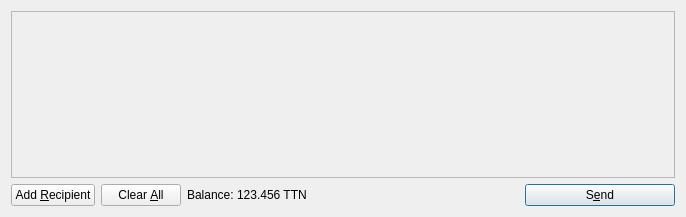
<?xml version="1.0" encoding="UTF-8"?>
<ui version="4.0">
 <class>SendCoinsDialog</class>
 <widget class="QDialog" name="SendCoinsDialog">
  <property name="geometry">
   <rect>
    <x>0</x>
    <y>0</y>
    <width>686</width>
    <height>217</height>
   </rect>
  </property>
  <property name="windowTitle">
   <string>Send Coins</string>
  </property>
  <layout class="QVBoxLayout" name="verticalLayout">
   <item>
    <widget class="QScrollArea" name="scrollArea">
     <property name="widgetResizable">
      <bool>true</bool>
     </property>
     <widget class="QWidget" name="scrollAreaWidgetContents">
      <property name="geometry">
       <rect>
        <x>0</x>
        <y>0</y>
        <width>666</width>
        <height>165</height>
       </rect>
      </property>
      <layout class="QVBoxLayout" name="verticalLayout_2">
       <property name="margin">
        <number>0</number>
       </property>
       <item>
        <layout class="QVBoxLayout" name="entries">
         <property name="spacing">
          <number>6</number>
         </property>
        </layout>
       </item>
       <item>
        <spacer name="verticalSpacer">
         <property name="orientation">
          <enum>Qt::Vertical</enum>
         </property>
         <property name="sizeHint" stdset="0">
          <size>
           <width>20</width>
           <height>40</height>
          </size>
         </property>
        </spacer>
       </item>
      </layout>
     </widget>
    </widget>
   </item>
   <item>
    <layout class="QHBoxLayout" name="horizontalLayout">
     <item>
      <widget class="QPushButton" name="addButton">
       <property name="toolTip">
        <string>Send to multiple recipients at once</string>
       </property>
       <property name="text">
        <string>Add &amp;Recipient</string>
       </property>
       <property name="icon">
        <iconset resource="../bitcoin.qrc">
         <normaloff>:/icons/add</normaloff>:/icons/add</iconset>
       </property>
       <property name="autoDefault">
        <bool>false</bool>
       </property>
      </widget>
     </item>
     <item>
      <widget class="QPushButton" name="clearButton">
       <property name="sizePolicy">
        <sizepolicy hsizetype="Minimum" vsizetype="Fixed">
         <horstretch>0</horstretch>
         <verstretch>0</verstretch>
        </sizepolicy>
       </property>
       <property name="toolTip">
        <string>Remove all transaction fields</string>
       </property>
       <property name="text">
        <string>Clear &amp;All</string>
       </property>
       <property name="icon">
        <iconset resource="../bitcoin.qrc">
         <normaloff>:/icons/remove</normaloff>:/icons/remove</iconset>
       </property>
       <property name="autoRepeatDelay">
        <number>300</number>
       </property>
       <property name="autoDefault">
        <bool>false</bool>
       </property>
      </widget>
     </item>
     <item>
      <layout class="QHBoxLayout" name="horizontalLayout_2">
       <property name="spacing">
        <number>3</number>
       </property>
       <item>
        <widget class="QLabel" name="label">
         <property name="text">
          <string>Balance:</string>
         </property>
        </widget>
       </item>
       <item>
        <widget class="QLabel" name="labelBalance">
         <property name="cursor">
          <cursorShape>IBeamCursor</cursorShape>
         </property>
         <property name="text">
          <string>123.456 TTN</string>
         </property>
         <property name="textInteractionFlags">
          <set>Qt::LinksAccessibleByMouse|Qt::TextSelectableByKeyboard|Qt::TextSelectableByMouse</set>
         </property>
        </widget>
       </item>
      </layout>
     </item>
     <item>
      <spacer name="horizontalSpacer">
       <property name="orientation">
        <enum>Qt::Horizontal</enum>
       </property>
       <property name="sizeHint" stdset="0">
        <size>
         <width>40</width>
         <height>20</height>
        </size>
       </property>
      </spacer>
     </item>
     <item>
      <widget class="QPushButton" name="sendButton">
       <property name="minimumSize">
        <size>
         <width>150</width>
         <height>0</height>
        </size>
       </property>
       <property name="toolTip">
        <string>Confirm the send action</string>
       </property>
       <property name="text">
        <string>S&amp;end</string>
       </property>
       <property name="icon">
        <iconset resource="../bitcoin.qrc">
         <normaloff>:/icons/send</normaloff>:/icons/send</iconset>
       </property>
       <property name="default">
        <bool>true</bool>
       </property>
      </widget>
     </item>
    </layout>
   </item>
  </layout>
 </widget>
 <resources>
  <include location="../bitcoin.qrc"/>
 </resources>
 <connections/>
</ui>
